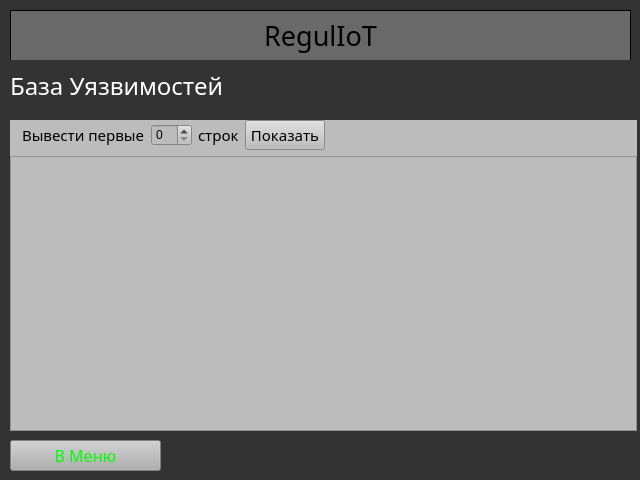
<?xml version="1.0" encoding="UTF-8"?>
<ui version="4.0">
 <class>MainWindow</class>
 <widget class="QMainWindow" name="MainWindow">
  <property name="geometry">
   <rect>
    <x>0</x>
    <y>0</y>
    <width>640</width>
    <height>480</height>
   </rect>
  </property>
  <property name="windowTitle">
   <string>MainWindow</string>
  </property>
  <property name="styleSheet">
   <string notr="true">background-color: rgb(51, 51, 51);</string>
  </property>
  <widget class="QWidget" name="centralwidget">
   <widget class="QWidget" name="widget" native="true">
    <property name="geometry">
     <rect>
      <x>10</x>
      <y>120</y>
      <width>627</width>
      <height>311</height>
     </rect>
    </property>
    <property name="font">
     <font>
      <pointsize>13</pointsize>
     </font>
    </property>
    <property name="styleSheet">
     <string notr="true">color: rgb(0, 0, 0);
background-color: rgb(188, 188, 188);
border-color: rgb(188, 188, 188);</string>
    </property>
    <layout class="QGridLayout" name="gridLayout_2">
     <item row="1" column="0" colspan="7">
      <widget class="QTableWidget" name="tableWidget"/>
     </item>
     <item row="0" column="6">
      <spacer name="horizontalSpacer_2">
       <property name="orientation">
        <enum>Qt::Horizontal</enum>
       </property>
       <property name="sizeHint" stdset="0">
        <size>
         <width>40</width>
         <height>20</height>
        </size>
       </property>
      </spacer>
     </item>
     <item row="0" column="3">
      <widget class="QSpinBox" name="spinBox"/>
     </item>
     <item row="0" column="2">
      <widget class="QLabel" name="label">
       <property name="font">
        <font>
         <family>Gotham</family>
         <pointsize>11</pointsize>
        </font>
       </property>
       <property name="text">
        <string>Вывести первые</string>
       </property>
      </widget>
     </item>
     <item row="0" column="4">
      <widget class="QLabel" name="label_2">
       <property name="font">
        <font>
         <family>Gotham</family>
         <pointsize>11</pointsize>
        </font>
       </property>
       <property name="text">
        <string>строк</string>
       </property>
      </widget>
     </item>
     <item row="0" column="5">
      <widget class="QPushButton" name="BtnDescribe">
       <property name="font">
        <font>
         <family>Gotham</family>
         <pointsize>11</pointsize>
        </font>
       </property>
       <property name="text">
        <string>Показать</string>
       </property>
      </widget>
     </item>
    </layout>
   </widget>
   <widget class="QLabel" name="header_name">
    <property name="geometry">
     <rect>
      <x>10</x>
      <y>10</y>
      <width>621</width>
      <height>51</height>
     </rect>
    </property>
    <property name="font">
     <font>
      <family>Gotham</family>
      <pointsize>20</pointsize>
     </font>
    </property>
    <property name="styleSheet">
     <string notr="true">color: rgb(0, 0, 0);
border-color: rgb(0, 0, 0);
background-color: rgb(105, 105, 105);</string>
    </property>
    <property name="frameShape">
     <enum>QFrame::Box</enum>
    </property>
    <property name="frameShadow">
     <enum>QFrame::Plain</enum>
    </property>
    <property name="text">
     <string>RegulIoT</string>
    </property>
    <property name="alignment">
     <set>Qt::AlignCenter</set>
    </property>
   </widget>
   <widget class="QLabel" name="header_name_check_upd">
    <property name="geometry">
     <rect>
      <x>10</x>
      <y>60</y>
      <width>621</width>
      <height>51</height>
     </rect>
    </property>
    <property name="font">
     <font>
      <family>Gotham</family>
      <pointsize>18</pointsize>
     </font>
    </property>
    <property name="styleSheet">
     <string notr="true">color: rgb(255, 255, 255);</string>
    </property>
    <property name="frameShape">
     <enum>QFrame::NoFrame</enum>
    </property>
    <property name="frameShadow">
     <enum>QFrame::Plain</enum>
    </property>
    <property name="text">
     <string>База Уязвимостей</string>
    </property>
   </widget>
   <widget class="QPushButton" name="btn_back">
    <property name="geometry">
     <rect>
      <x>10</x>
      <y>440</y>
      <width>151</width>
      <height>31</height>
     </rect>
    </property>
    <property name="font">
     <font>
      <family>Gotham</family>
      <pointsize>12</pointsize>
     </font>
    </property>
    <property name="styleSheet">
     <string notr="true">color: rgb(0, 255, 0);
border-color: rgb(0, 0, 0);
background-color: rgb(175, 175, 175);</string>
    </property>
    <property name="text">
     <string>В Меню</string>
    </property>
   </widget>
  </widget>
 </widget>
 <resources/>
 <connections/>
</ui>
